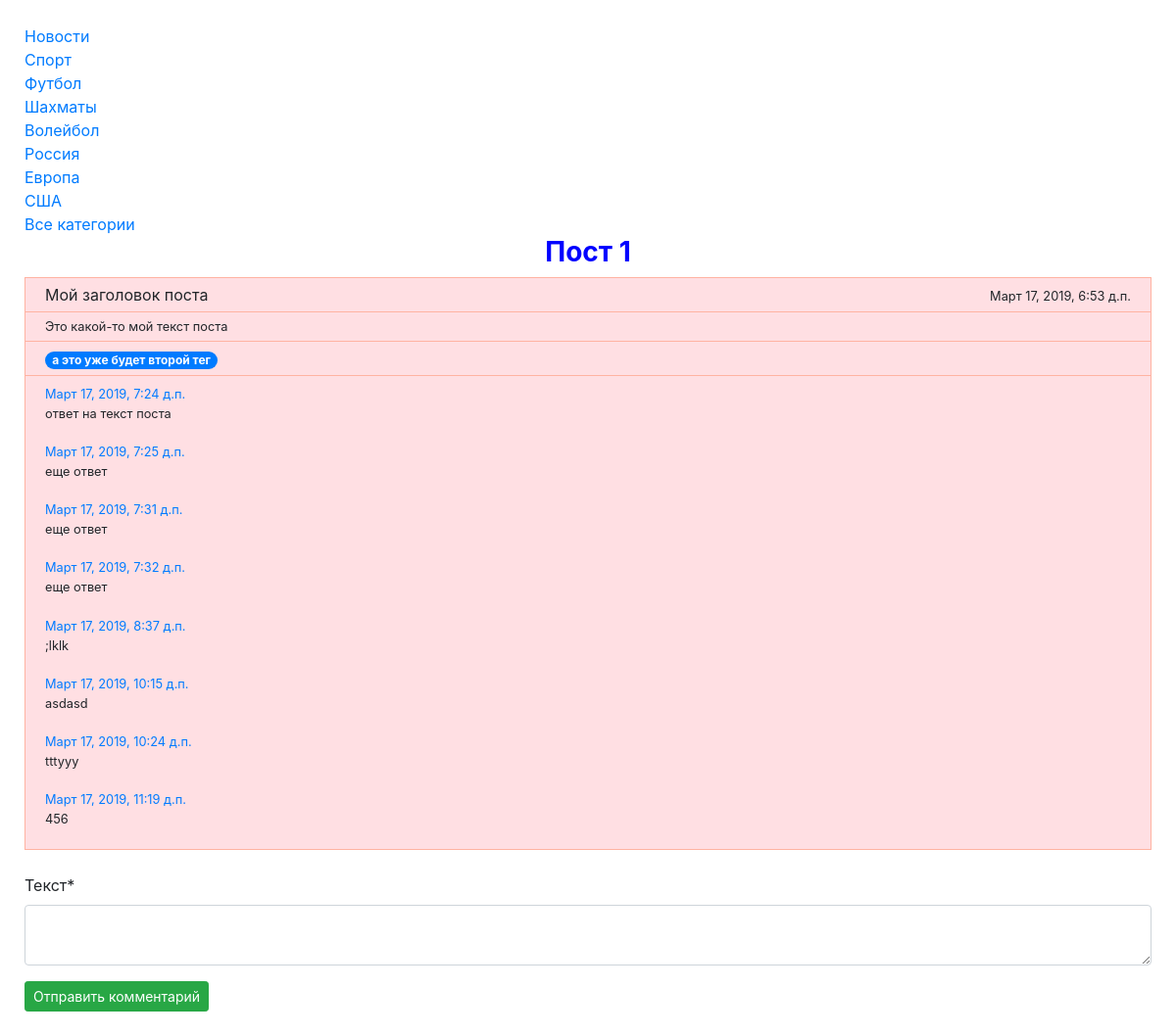
The page /moj-zagolovok-posta/ on the database its author committed.
### news/models.py (models this page shows, shortened)
class Category(MPTTModel):
    name = models.CharField(verbose_name="Имя", max_length=50)
    slug = models.SlugField(verbose_name="slug", max_length=100)
    amount_for_pagination = models.PositiveIntegerField(verbose_name='Кол. для пагинации', default=20)
    short_post_template = models.CharField(verbose_name='Шаблон для постов short', max_length=100, blank=False,
                                           default='news/short_post__template_default.html')
    detail_post_template = models.CharField(verbose_name='Шаблон для постов detail', max_length=100, blank=False,
                                            default='news/detail_post__template_default.html')
    parent = TreeForeignKey('self', on_delete=models.CASCADE, null=True, blank=True, related_name='children')
    def get_absolute_url(self):
        return reverse('category_posts_list', kwargs={'slug': self.slug})
    class Meta:
        verbose_name = "Категория"
        verbose_name_plural = "Категории"

class Post(models.Model):
    DO_PUBLISH_CHOICES = (
        (True, 'Да'),
        (False, 'Нет'),
    )
    SHOW_POST_CHOICES = (
        (True, 'Для всех'),
        (False, 'Только для зарегистрированных'),
    )
    user = models.ForeignKey(User, verbose_name='Пользователь', on_delete=models.CASCADE, blank=True, null=True)
    title = models.CharField(verbose_name="Заголовок", max_length=100)
    subtitle = models.CharField(verbose_name='Подзаголовок', max_length=100, blank=False, default='')
    text = models.TextField(verbose_name="Текст")
    created_date = models.DateTimeField(verbose_name="Дата создания", auto_now_add=True)
    edited_date = models.DateTimeField(verbose_name="Дата редактирования", blank=False, default=timezone.now)
    published_date = models.DateTimeField(verbose_name="Дата публикации", blank=False, default=timezone.now)
    category = models.ForeignKey(Category, verbose_name="Категория", on_delete=models.SET_NULL, null=True)
    tags = models.ManyToManyField(Tag, verbose_name="Теги")
    slug = models.SlugField(verbose_name="slug", max_length=100, blank=False, default="")
    image_main = models.ImageField(verbose_name='Главное изображение', blank=True)
    do_publish = models.BooleanField(verbose_name='Опубликовать', choices=DO_PUBLISH_CHOICES, blank=False, default=True)
    show_for_all = models.BooleanField(verbose_name='Показывать для всех', choices=SHOW_POST_CHOICES, blank=False,
                                       default=True)
    template = models.CharField(verbose_name='Используемый шаблон', max_length=100, blank=False,
                                default='post_template_default.html')
    def get_comments(self):
        return Comment.objects.filter(post=self.id)
    class Meta:
        verbose_name = "Пост"
        verbose_name_plural = "Посты"
        ordering = ["-created_date"]

class Tag(models.Model):
    name = models.CharField(verbose_name="Имя", max_length=50)
    slug = models.SlugField(verbose_name="slug", max_length=100)
    class Meta:
        verbose_name = "Тег"
        verbose_name_plural = "Теги"

class Comment(MPTTModel):
    text = models.TextField(verbose_name="Текст")
    post = models.ForeignKey(Post, verbose_name="Пост", on_delete=models.CASCADE, null=True)
    created = models.DateTimeField(verbose_name="Дата создания", auto_now_add=True)
    moderation = models.BooleanField("Разрешено к публикации", default=False)
    parent = TreeForeignKey('self', on_delete=models.CASCADE, null=True, blank=True, related_name='children')
    class Meta:
        verbose_name = "Комментарий"
        verbose_name_plural = "Комментарии"

### news/views.py (the view, shortened to what this page needs)
# urls.py: path("<slug:slug>/", PostDetail.as_view(), name="post_detail"),
class PostDetail(DetailView):
    model = Post
    template_name = 'news/post_detail.html'
    def get_context_data(self, **kwargs):
        context = super().get_context_data(**kwargs)
        context['form'] = CommentForm
        return context

### news/context_processors.py (called while the page is built)
def contextprocessor_categories_all(request):
    return {'contextprocessor_categories_all': Category.objects.all()}

### news/templatetags/category_list_tag.py (called while the page is built)
@register.inclusion_tag('news/category_list.html')
def category_list_tag():
    return {'category_list': Category.objects.all()}

### news/templatetags/post_detail_tag.py (called while the page is built)
@register.inclusion_tag('news/base_tag.html')
def post_detail_tag(this_post, this_template='news/detail_post__template_default.html'):
    return {
        'this_template': this_template,
        'this_post': this_post,
    }

### templates/news/post_detail.html (shortened to what this page needs)
{% extends 'base.html' %}
{% load post_detail_tag %}
{% load crispy_forms_filters %}
{% block content %}
    <div class="h3 text-center font-weight-bold" style="color: blue">Пост {{ post.id }}</div>
    {% post_detail_tag this_post=post this_template=post.category.detail_post_template %}
    <form action="{% url 'post_detail' slug=post.slug %}" method="post">
        {{ form | crispy }}
        <button type="submit" class="btn btn-success btn-sm">Отправить комментарий</button>
    </form>
{% endblock content %}

### templates/news/category_list.html
{% for category in category_list %}
    <a href={{ category.get_absolute_url }}>{{ category.name }}</a> <br>
{% endfor %}
<a href={% url 'posts_list' %}>Все категории</a> <br>

### templates/news/detail_post__template_default.html
{% load crispy_forms_filters %}
{% block content %}
    <div class="container-fluid" style="background-color: #ffdfe3; border: 1px double #ffb3a2; ">
        <div class="row" style="border-bottom: solid 1px #ffb3a2; padding: 5px">
            <div class="col">
                {{ this_post.title }}
            </div>
            <div class="col-2 text-right">
                <span class="small">{{ this_post.created_date }}</span>
            </div>
        </div>
        <div class="row" style="border-bottom: solid 1px #ffb3a2; padding: 5px">
            <div class="col small">
                {{ this_post.text }}
            </div>
        </div>
        <div class="row" style="border-bottom: solid 1px #ffb3a2; padding: 5px">
            <div class="col">
                {% for tag in this_post.tags.all %}
                    <span class="badge badge-pill badge-primary">{{ tag.name }}</span>
                {% endfor %}
            </div>
        </div>
        <div class="row" style="padding: 5px">
            <div class="col">
                {% for comment in this_post.get_comments %}
                    <span class="small text-primary">{{ comment.created }}</span>
                    <p class="small">{{ comment.text }}</p>
                {% endfor %}
            </div>
        </div>
    </div>
    <br>
{% endblock content %}

### rows shown on the page
Category: name "Новости"
Category: name "Спорт"
Category: name "Футбол"
Category: name "Шахматы"
Category: name "Волейбол"
Category: name "Россия"
Category: name "Европа"
Category: name "США"
Post: id "1", title "Мой заголовок поста", created_date "Март 17, 2019, 6:53 д.п.", text "Это какой-то мой текст поста"
Tag: name "а это уже будет второй тег"
Comment: created "Март 17, 2019, 7:24 д.п.", text "ответ на текст поста"
Comment: created "Март 17, 2019, 7:25 д.п.", text "еще ответ"
Comment: created "Март 17, 2019, 7:31 д.п.", text "еще ответ"
Comment: created "Март 17, 2019, 7:32 д.п.", text "еще ответ"
Comment: created "Март 17, 2019, 8:37 д.п.", text ";lklk"
Comment: created "Март 17, 2019, 10:15 д.п.", text "asdasd"
Comment: created "Март 17, 2019, 10:24 д.п.", text "tttyyy"
Comment: created "Март 17, 2019, 11:19 д.п.", text "456"
